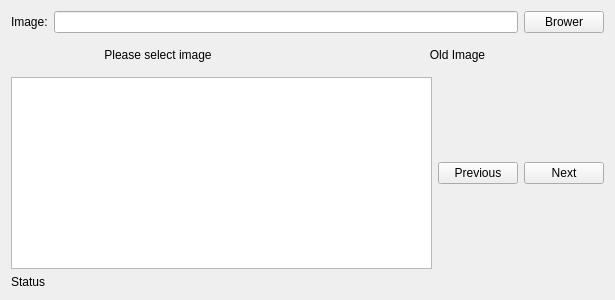
<?xml version="1.0" encoding="UTF-8"?>
<ui version="4.0">
 <class>CFrmRecognizerImage</class>
 <widget class="QWidget" name="CFrmRecognizerImage">
  <property name="geometry">
   <rect>
    <x>0</x>
    <y>0</y>
    <width>615</width>
    <height>300</height>
   </rect>
  </property>
  <property name="windowTitle">
   <string>Recognizer from image</string>
  </property>
  <layout class="QGridLayout" name="gridLayout">
   <item row="0" column="0">
    <layout class="QHBoxLayout" name="horizontalLayout">
     <item>
      <widget class="QLabel" name="label">
       <property name="text">
        <string>Image:</string>
       </property>
      </widget>
     </item>
     <item>
      <widget class="QLineEdit" name="leFile">
       <property name="sizePolicy">
        <sizepolicy hsizetype="Expanding" vsizetype="Preferred">
         <horstretch>0</horstretch>
         <verstretch>0</verstretch>
        </sizepolicy>
       </property>
      </widget>
     </item>
     <item>
      <widget class="QPushButton" name="pbBrower">
       <property name="sizePolicy">
        <sizepolicy hsizetype="Preferred" vsizetype="Preferred">
         <horstretch>0</horstretch>
         <verstretch>0</verstretch>
        </sizepolicy>
       </property>
       <property name="text">
        <string>Brower</string>
       </property>
      </widget>
     </item>
    </layout>
   </item>
   <item row="1" column="0">
    <layout class="QHBoxLayout" name="horizontalLayout_5">
     <item>
      <widget class="QLabel" name="lbImage">
       <property name="sizePolicy">
        <sizepolicy hsizetype="Expanding" vsizetype="Expanding">
         <horstretch>0</horstretch>
         <verstretch>4</verstretch>
        </sizepolicy>
       </property>
       <property name="text">
        <string>Please select image</string>
       </property>
       <property name="alignment">
        <set>Qt::AlignCenter</set>
       </property>
      </widget>
     </item>
     <item>
      <widget class="QLabel" name="lbOldImage">
       <property name="sizePolicy">
        <sizepolicy hsizetype="Expanding" vsizetype="Expanding">
         <horstretch>0</horstretch>
         <verstretch>4</verstretch>
        </sizepolicy>
       </property>
       <property name="text">
        <string>Old Image</string>
       </property>
       <property name="alignment">
        <set>Qt::AlignCenter</set>
       </property>
      </widget>
     </item>
    </layout>
   </item>
   <item row="2" column="0">
    <layout class="QHBoxLayout" name="horizontalLayout_2">
     <item>
      <widget class="QTableView" name="tvInformation">
       <property name="sizePolicy">
        <sizepolicy hsizetype="Expanding" vsizetype="Expanding">
         <horstretch>0</horstretch>
         <verstretch>1</verstretch>
        </sizepolicy>
       </property>
      </widget>
     </item>
     <item>
      <widget class="QPushButton" name="pbPrevious">
       <property name="sizePolicy">
        <sizepolicy hsizetype="Minimum" vsizetype="Fixed">
         <horstretch>0</horstretch>
         <verstretch>0</verstretch>
        </sizepolicy>
       </property>
       <property name="text">
        <string>Previous</string>
       </property>
      </widget>
     </item>
     <item>
      <widget class="QPushButton" name="pbNext">
       <property name="sizePolicy">
        <sizepolicy hsizetype="Minimum" vsizetype="Fixed">
         <horstretch>0</horstretch>
         <verstretch>0</verstretch>
        </sizepolicy>
       </property>
       <property name="text">
        <string>Next</string>
       </property>
      </widget>
     </item>
    </layout>
   </item>
   <item row="3" column="0">
    <widget class="QLabel" name="lbStatus">
     <property name="text">
      <string>Status</string>
     </property>
    </widget>
   </item>
  </layout>
 </widget>
 <resources/>
 <connections/>
</ui>
